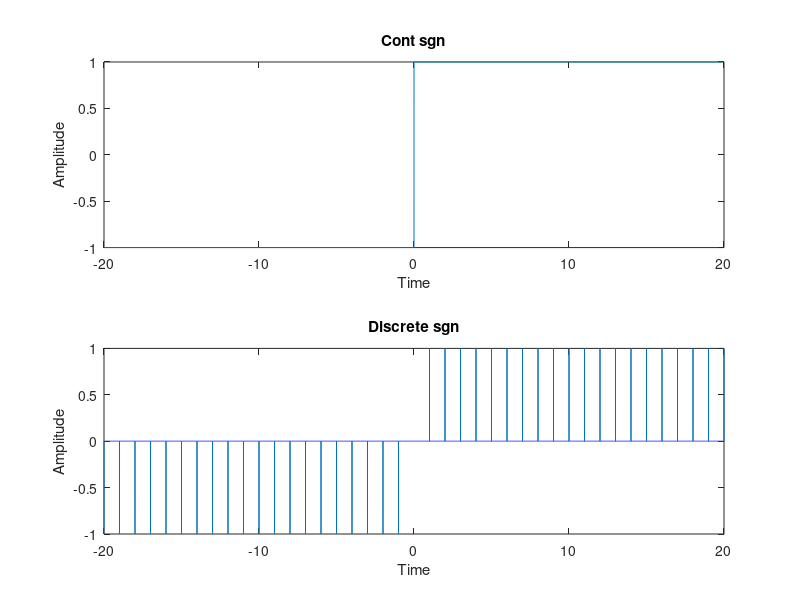

MATLAB code to generate this figure:
clc;
close all;
clear all;

t=-20:0.001: 20;
y=zeros(size(t));
for i=1:numel(t)
    if t(i)<0
        y(i)=-1;
    end
    if t(i)==0
        y(i)=0;
    end
    if t(i)>0
        y(i)=1;
    end
    
end

subplot(2,1,1);
plot(t, y);
xlabel('Time');
ylabel('Amplitude');
title('Cont sgn');


%discrcete
t = -20:0.001:20;
y1 = zeros(size(t));
for i = 1:numel(t)
    if rem(t(i),1) == 0 && t(i) < 0
        y1(i) = -1;
    end
    if rem(t(i),1) == 0 && t(i) == 0
        y1(i) = 0;
    end
    if rem(t(i),1) == 0 && t(i) > 0
        y1(i) = 1;
    end
end

subplot(2,1,2);
plot(t, y1); % Using stem plot for discrete signal
xlabel('Time');
ylabel('Amplitude');
title('Discrete sgn');
